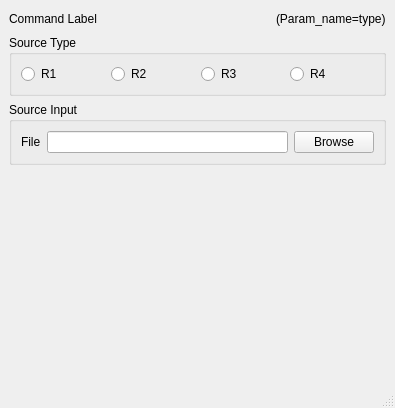
<?xml version="1.0" encoding="UTF-8"?>
<ui version="4.0">
 <class>MainWindow</class>
 <widget class="QMainWindow" name="MainWindow">
  <property name="geometry">
   <rect>
    <x>0</x>
    <y>0</y>
    <width>395</width>
    <height>408</height>
   </rect>
  </property>
  <property name="windowTitle">
   <string>MainWindow</string>
  </property>
  <widget class="QWidget" name="centralwidget">
   <layout class="QVBoxLayout" name="verticalLayout">
    <item>
     <layout class="QHBoxLayout" name="horizontalLayout">
      <item>
       <widget class="QLabel" name="commandlabel">
        <property name="toolTip">
         <string>here goes the command description</string>
        </property>
        <property name="text">
         <string>Command Label</string>
        </property>
       </widget>
      </item>
      <item>
       <spacer name="horizontalSpacer">
        <property name="orientation">
         <enum>Qt::Horizontal</enum>
        </property>
        <property name="sizeHint" stdset="0">
         <size>
          <width>40</width>
          <height>20</height>
         </size>
        </property>
       </spacer>
      </item>
      <item>
       <widget class="QLabel" name="param_type">
        <property name="text">
         <string>(Param_name=type)</string>
        </property>
       </widget>
      </item>
     </layout>
    </item>
    <item>
     <widget class="QGroupBox" name="groupBox">
      <property name="title">
       <string>Source Type</string>
      </property>
      <layout class="QHBoxLayout" name="horizontalLayout_2">
       <item>
        <widget class="QRadioButton" name="r1">
         <property name="text">
          <string>R1</string>
         </property>
        </widget>
       </item>
       <item>
        <widget class="QRadioButton" name="r2">
         <property name="text">
          <string>R2</string>
         </property>
        </widget>
       </item>
       <item>
        <widget class="QRadioButton" name="r3">
         <property name="text">
          <string>R3</string>
         </property>
        </widget>
       </item>
       <item>
        <widget class="QRadioButton" name="r4">
         <property name="text">
          <string>R4</string>
         </property>
        </widget>
       </item>
      </layout>
     </widget>
    </item>
    <item>
     <widget class="QGroupBox" name="groupBox_2">
      <property name="title">
       <string>Source Input</string>
      </property>
      <layout class="QHBoxLayout" name="horizontalLayout_4">
       <item>
        <layout class="QHBoxLayout" name="horizontalLayout_3">
         <item>
          <widget class="QLabel" name="file_label">
           <property name="text">
            <string>File</string>
           </property>
          </widget>
         </item>
         <item>
          <widget class="QLineEdit" name="filetext"/>
         </item>
         <item>
          <widget class="QPushButton" name="fileload">
           <property name="text">
            <string>Browse</string>
           </property>
          </widget>
         </item>
        </layout>
       </item>
      </layout>
     </widget>
    </item>
    <item>
     <spacer name="verticalSpacer">
      <property name="orientation">
       <enum>Qt::Vertical</enum>
      </property>
      <property name="sizeHint" stdset="0">
       <size>
        <width>20</width>
        <height>40</height>
       </size>
      </property>
     </spacer>
    </item>
   </layout>
  </widget>
  <widget class="QMenuBar" name="menubar">
   <property name="geometry">
    <rect>
     <x>0</x>
     <y>0</y>
     <width>395</width>
     <height>22</height>
    </rect>
   </property>
  </widget>
  <widget class="QStatusBar" name="statusbar"/>
 </widget>
 <resources/>
 <connections/>
</ui>
